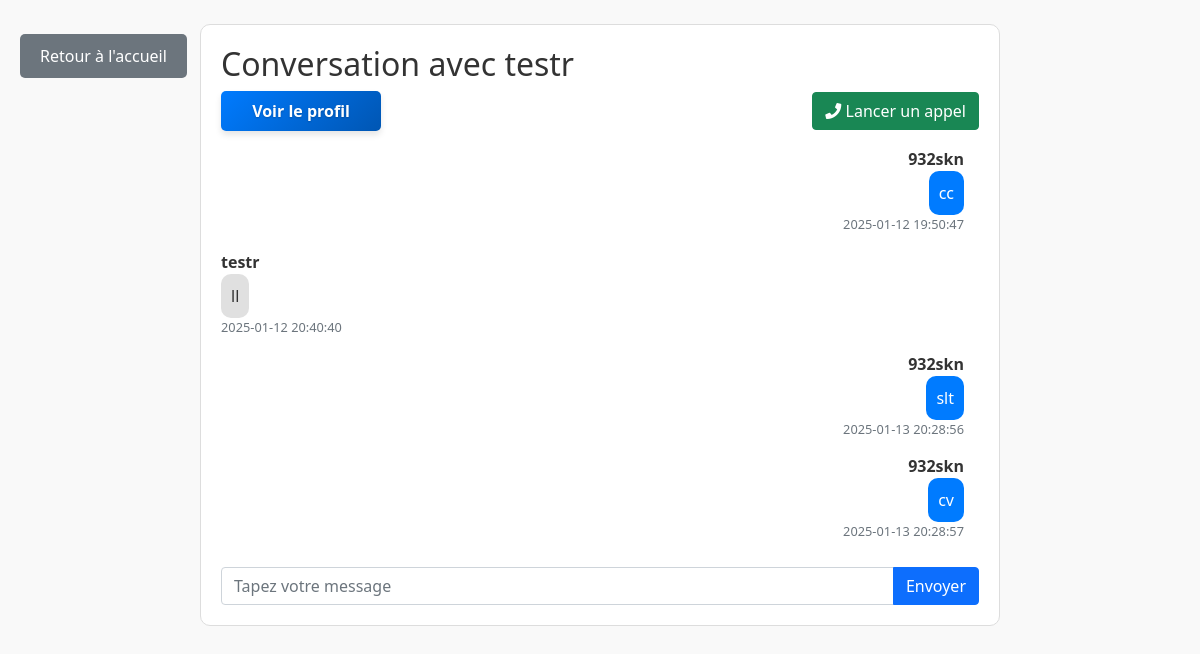
Screenshot of /conversation/3 (signed in) with the database file from the repository.
### models.py (models this page shows)
class User(UserMixin, db.Model):
    id = db.Column(db.Integer, primary_key=True)
    username = db.Column(db.String(150), unique=True, nullable=False)
    email = db.Column(db.String(150), unique=True, nullable=False)  # Nouveau champ
    phone_number = db.Column(db.String(20), unique=True, nullable=False)  # Nouveau champ
    password = db.Column(db.String(150), nullable=False)
    profile_picture = db.Column(db.String(200))
    bio = db.Column(db.Text)
    is_active = db.Column(db.Boolean, default=True)

class Message(db.Model):
    id = db.Column(db.Integer, primary_key=True)
    conversation_id = db.Column(db.Integer, db.ForeignKey('conversation.id'), nullable=True)  # Message privé
    group_id = db.Column(db.Integer, db.ForeignKey('group.id'), nullable=True)  # Message de groupe
    sender_id = db.Column(db.Integer, db.ForeignKey('user.id'), nullable=False)
    content = db.Column(db.String(500), nullable=False)
    is_read = db.Column(db.Boolean, default=False)
    timestamp = db.Column(db.DateTime, default=db.func.current_timestamp())
    sender = db.relationship('User', foreign_keys=[sender_id])
    conversation = db.relationship('Conversation', foreign_keys=[conversation_id])
    group = db.relationship('Group', foreign_keys=[group_id])

### app.py (the view, shortened to what this page needs)
@app.route('/conversation/<int:conversation_id>', methods=['GET', 'POST'])
@login_required
def conversation(conversation_id):
    conversation = db.session.get(Conversation, conversation_id)
    if not conversation:
        return "Erreur : Cette conversation n'existe pas.", 404
    if not (conversation.user_1_id == current_user.id or conversation.user_2_id == current_user.id):
        return "Erreur : Vous n'avez pas accès à cette conversation.", 403
    unread_messages = Message.query.filter_by(conversation_id=conversation.id, is_read=False).all()
    for msg in unread_messages:
        if msg.sender_id != current_user.id:
            msg.is_read = True
    db.session.commit()
    messages = Message.query.filter_by(conversation_id=conversation.id).order_by(Message.timestamp).all()
    unread_count = Message.query.filter_by(conversation_id=conversation.id, is_read=False).count()
    return render_template(
        'conversation.html',
        conversation=conversation,
        messages=messages,
        unread_count=unread_count,  # Passez le nombre de messages non lus à la page
        current_user=current_user  # Passer explicitement current_user
    )

### app.py (called while the page is built)
@login_manager.user_loader
def load_user(user_id):
    return db.session.get(User, int(user_id))  # Correctif pour éviter LegacyAPIWarning

@app.context_processor
def inject_profile_picture():
    def get_profile_picture(user):
        if user.profile_picture and os.path.exists(user.profile_picture):
            return url_for('static', filename=f"photos_profil/{os.path.basename(user.profile_picture)}")
        return url_for('static', filename='icone-profil-avatar-par-defaut-image-utilisateur-medias-sociaux-icone-avatar-gris-silhouette-profil-vierge-illustration-vectorielle_561158-3467.avif')
    return dict(get_profile_picture=get_profile_picture)

### templates/conversation.html (shortened to what this page needs)
<!DOCTYPE html>
<html lang="fr">
<head>
    <link href="https://cdn.jsdelivr.net/npm/bootstrap@5.1.3/dist/css/bootstrap.min.css" rel="stylesheet">
    <link rel="stylesheet" href="https://cdnjs.cloudflare.com/ajax/libs/font-awesome/5.15.4/css/all.min.css">
</head>
<body>
    <div class="container mt-4" style="position: relative;">
        <a href="{{ url_for('index') }}" class="btn btn-secondary btn-back">Retour à l'accueil</a>
        <div class="chat-container">
            <h2>
                {% if conversation.user_2.is_active == False or conversation.user_1.is_active == False %}
                    <span>Utilisateur désactivé</span>
                {% else %}
                    Conversation avec {{ conversation.user_2.username if conversation.user_1.id == current_user.id else conversation.user_1.username }}
                {% endif %}
            </h2>
            <div class="d-flex justify-content-between align-items-center mb-3">
                <a href="{{ url_for('view_profile', user_id=(conversation.user_2.id if conversation.user_1.id == current_user.id else conversation.user_1.id)) }}" class="btn btn-info">
                    Voir le profil
                </a>
                {% if conversation.user_2.is_active and conversation.user_1.is_active %}
                    <a href="{{ url_for('call_user', user_id=(conversation.user_2.id if conversation.user_1.id == current_user.id else conversation.user_1.id)) }}" class="btn btn-success">
                        <i class="fas fa-phone"></i> Lancer un appel
                    </a>
                {% endif %}
            </div>
            <div class="message-list" id="messageList">
                {% for message in messages %}
                    <div class="message {{ 'sent' if message.sender.id == current_user.id else 'received' }}">
                        <div class="username">{{ message.sender.username if message.sender.is_active else 'Utilisateur désactivé' }}</div>
                        <div class="content">{{ message.content }}</div>
                        <div class="timestamp text-muted" style="font-size: 0.8em;">{{ message.timestamp }}</div>
                    </div>
                {% endfor %}
            </div>
            {% if conversation.user_2.is_active and conversation.user_1.is_active %}
                <form id="messageForm" class="input-group">
                    <input type="text" id="messageInput" name="content" class="form-control" placeholder="Tapez votre message" required>
                    <button type="submit" class="btn btn-primary">Envoyer</button>
                </form>
            {% else %}
                <p class="text-danger">Vous ne pouvez pas envoyer de messages à un utilisateur désactivé.</p>
            {% endif %}
        </div>
    </div>
</body>
</html>

### templates/conversation.html (style rules this page uses)
body { font-family: 'Segoe UI', Tahoma, Geneva, Verdana, sans-serif; background-color: #f9f9f9; margin: 0; padding: 0; color: #333; transition: background-color 0.3s ease, color 0.3s ease; }
.chat-container { margin: auto; max-width: 800px; border: 1px solid #ddd; border-radius: 10px; padding: 20px; background-color: #fff; transition: background-color 0.3s ease; }
.message-list { max-height: 400px; overflow-y: auto; margin-bottom: 20px; padding-right: 15px; box-sizing: content-box; }
.message { margin-bottom: 15px; }
.message.sent { text-align: right; }
.message.received { text-align: left; }
.message .username { font-weight: bold; }
.message .content { display: inline-block; padding: 10px; border-radius: 10px; background-color: #e0e0e0; transition: background-color 0.3s ease; }
.message.sent .content { background-color: #007bff; color: white; }
.message.received .content { background-color: #e0e0e0; }
.btn-back { position: absolute; top: 10px; left: -10px; padding: 10px 20px; background-color: #6c757d; color: white; border: none; border-radius: 5px; text-decoration: none; }
.btn-info { position: relative; padding: 8px 20px; font-size: 1rem; font-weight: bold; background: linear-gradient(135deg, #007bff, #0056b3); border: none; border-radius: 5px; color: white; text-shadow: 0 1px 2px rgba(0, 0, 0, 0.2); transition: all 0.3s ease; box-shadow: 0 4px 6px rgba(0, 0, 0, 0.1); width: 100%; max-width: 160px; display: block; }

### rows the page displays
User: user_2 "testr"
Message: sender "932skn", content "cc", timestamp "2025-01-12 19:50:47"
Message: sender "testr", content "ll", timestamp "2025-01-12 20:40:40"
Message: sender "932skn", content "slt", timestamp "2025-01-13 20:28:56"
Message: sender "932skn", content "cv", timestamp "2025-01-13 20:28:57"
